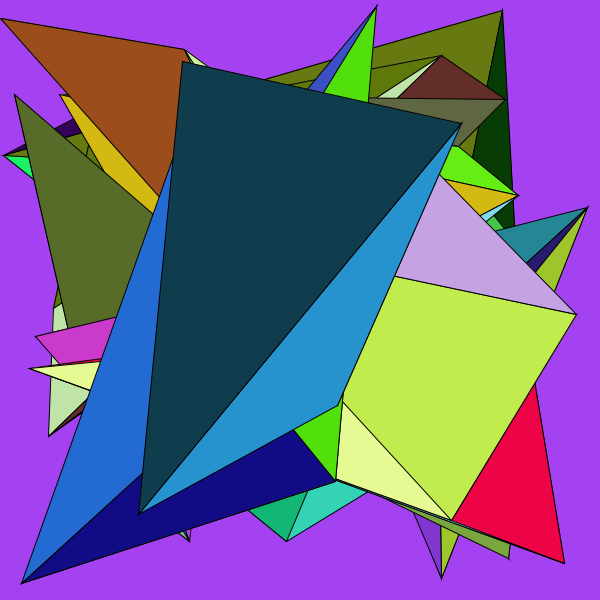
Frame 1 (no input)
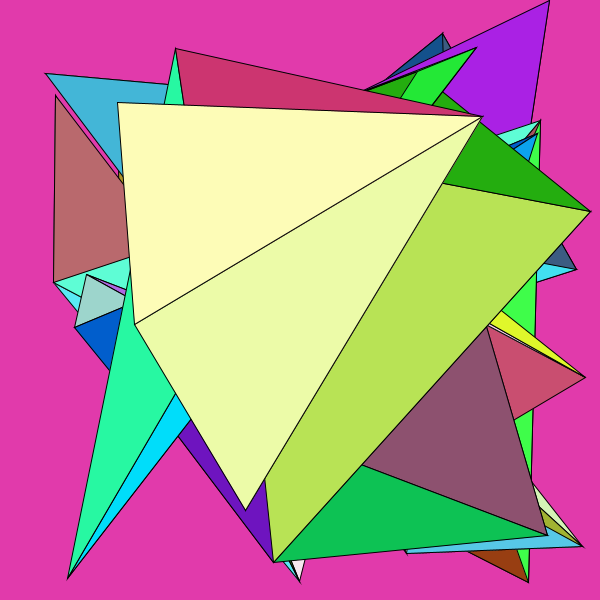
Frame 60 (the mouse pressed at the canvas centre just before this capture)
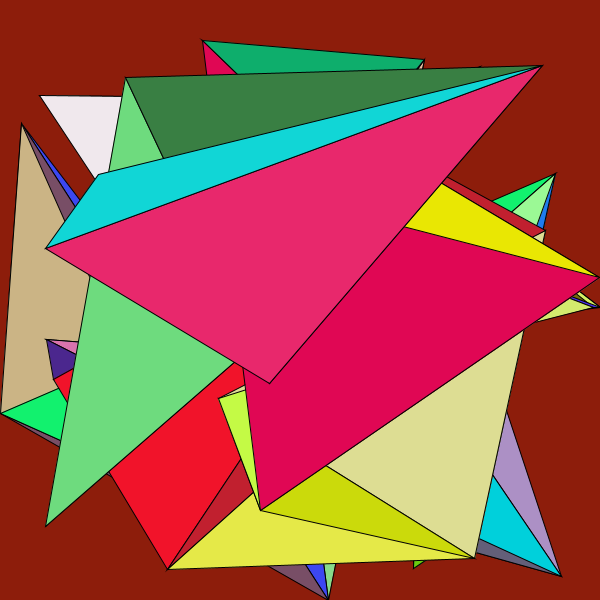
Frame 120 (the mouse held since frame 60 and released just before this capture)

The Processing sketch that drew these frames (run headless with seeded random() and noise(); from frame 60 on, the mouse is pressed at the canvas centre):

// Processing sketch: swirling_sun_rainbow
// ── swirling_sun_rainbow.pde
float angle = 0;
float angleIncrement = 0.02;
float swirlRadius = 200;
float swirlSpeed = 0.01;
int numTriangles = 50;
float[] x = new float[numTriangles];
float[] y = new float[numTriangles];
color[] colors = new color[numTriangles];
int colorChangeInterval = 2000; // milliseconds
int lastColorChange = 0;
color bgColor;
int bgColorChangeInterval = 2000; // milliseconds
int lastBgColorChange = 0;
float moveSpeed = 20; // High constant speed

void setup() {
  size(600, 600);
  smooth();
  bgColor = color(random(255), random(255), random(255));
  for (int i = 0; i < numTriangles; i++) {
    x[i] = random(width);
    y[i] = random(height);
    colors[i] = color(random(255), random(255), random(255));
  }
}

void draw() {
  updateBackground();
  background(bgColor);
  updateTriangles();
  applyBlur(); // Apply blur filter
  drawTriangles();
}

void updateBackground() {
  if (millis() - lastBgColorChange > bgColorChangeInterval) {
    bgColor = color(random(255), random(255), random(255));
    lastBgColorChange = millis();
  }
}

void updateTriangles() {
  for (int i = 0; i < numTriangles; i++) {
    x[i] += random(-moveSpeed, moveSpeed); // Move triangles randomly along x-axis
    y[i] += random(-moveSpeed, moveSpeed); // Move triangles randomly along y-axis
    
    // Keep triangles within canvas bounds
    if (x[i] < 0) x[i] = 0;
    if (x[i] > width) x[i] = width;
    if (y[i] < 0) y[i] = 0;
    if (y[i] > height) y[i] = height;
  }

  if (millis() - lastColorChange > colorChangeInterval) {
    for (int i = 0; i < numTriangles; i++) {
      colors[i] = color(random(255), random(255), random(255));
    }
    lastColorChange = millis();
  }
}

void drawTriangles() {
  for (int i = 0; i < numTriangles; i++) {
    fill(colors[i]);
    triangle(
      x[i], y[i], 
      x[(i+1) % numTriangles], y[(i+1) % numTriangles], 
      x[(i+2) % numTriangles], y[(i+2) % numTriangles]
    );
  }
}

void applyBlur() {
  filter(BLUR, 4); // Apply blur filter with radius of 4
}
